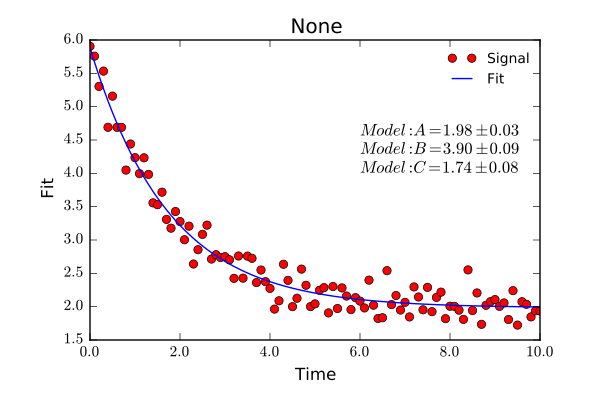

This figure's Python source:
from Stoner import Data
from numpy import linspace,exp,random

#Make some data
x=linspace(0,10.0,101)
y=2+4*exp(-x/1.7)+random.normal(scale=0.2,size=101)

d=Data(x,y,column_headers=["Time","Signal"],setas="xy")

d.plot(fmt="ro") # plot our data

#Do the fitting and plot the result
fit = d.lmfit(lambda x,A,B,C:A+B*exp(-x/C),result=True,header="Fit",A=1,B=1,C=1)
d.setas="x.y"
d.labels=[]
d.plot(fmt="b-")

# Make nice label of the parameters
text="\n".join([d.format(k,latex=True) for k in ["Model:A","Model:B","Model:C"]])
d.text(6,4,text)
